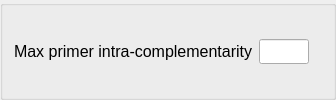
           <widget class="QGroupBox" name="groupBox_8">
            <property name="title">
             <string/>
            </property>
            <layout class="QGridLayout" name="gridLayout_7">
             <item row="0" column="0">
              <layout class="QHBoxLayout" name="horizontalLayout_11">
               <item>
                <widget class="QLabel" name="label_23">
                 <property name="sizePolicy">
                  <sizepolicy hsizetype="Expanding" vsizetype="Fixed">
                   <horstretch>0</horstretch>
                   <verstretch>0</verstretch>
                  </sizepolicy>
                 </property>
                 <property name="minimumSize">
                  <size>
                   <width>0</width>
                   <height>20</height>
                  </size>
                 </property>
                 <property name="font">
                  <font>
                   <pointsize>12</pointsize>
                  </font>
                 </property>
                 <property name="text">
                  <string>Max primer intra-complementarity</string>
                 </property>
                </widget>
               </item>
               <item>
                <widget class="QLineEdit" name="lineEdit_maxSelfComp">
                 <property name="sizePolicy">
                  <sizepolicy hsizetype="Fixed" vsizetype="Fixed">
                   <horstretch>0</horstretch>
                   <verstretch>0</verstretch>
                  </sizepolicy>
                 </property>
                 <property name="minimumSize">
                  <size>
                   <width>50</width>
                   <height>25</height>
                  </size>
                 </property>
                 <property name="maximumSize">
                  <size>
                   <width>50</width>
                   <height>16777215</height>
                  </size>
                 </property>
                </widget>
               </item>
               <item>
                <widget class="QLabel" name="label_24">
                 <property name="minimumSize">
                  <size>
                   <width>0</width>
                   <height>20</height>
                  </size>
                 </property>
                 <property name="text">
                  <string/>
                 </property>
                </widget>
               </item>
              </layout>
             </item>
            </layout>
           </widget>
